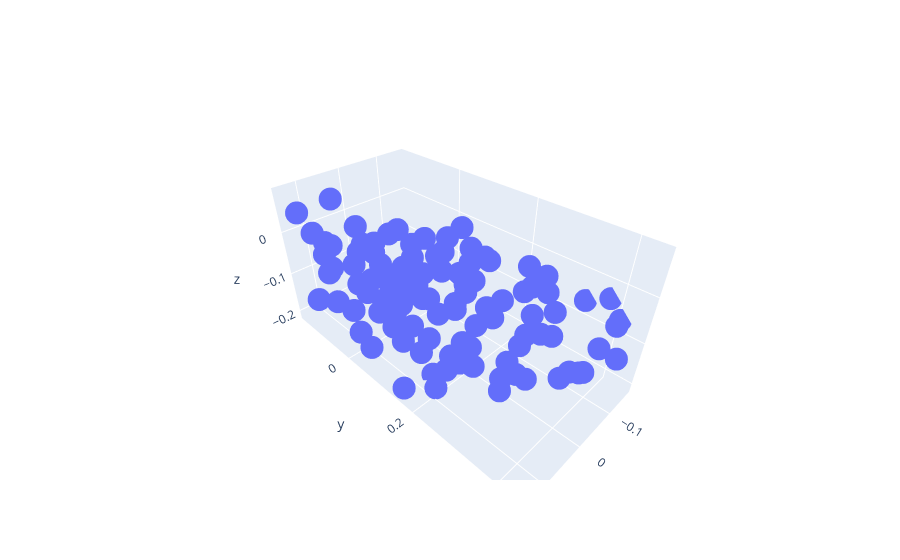

Here is the notebook cell this chart was saved with:
### Code cell
# Run Hybrid  Probabilstic RVEA (fast)
max_func_evals = 5000

evolver_opt = HybRVEA_v3(problem, use_surrogates=True, n_gen_per_iter=10, total_function_evaluations=max_func_evals)
while evolver_opt.continue_evolution():
        evolver_opt.iterate()
        print("FE count:",evolver_opt._function_evaluation_count)
objectives = evolver_opt.population.objectives
fig1 = go.Figure(data=go.Scatter3d(x=objectives[:,0],y=objectives[:,1],z=objectives[:,2], mode="markers"))
fig1
